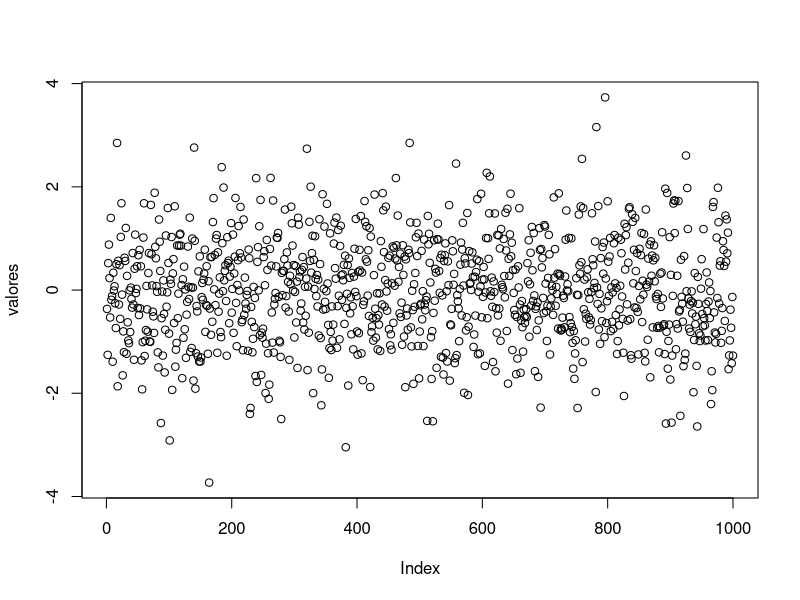
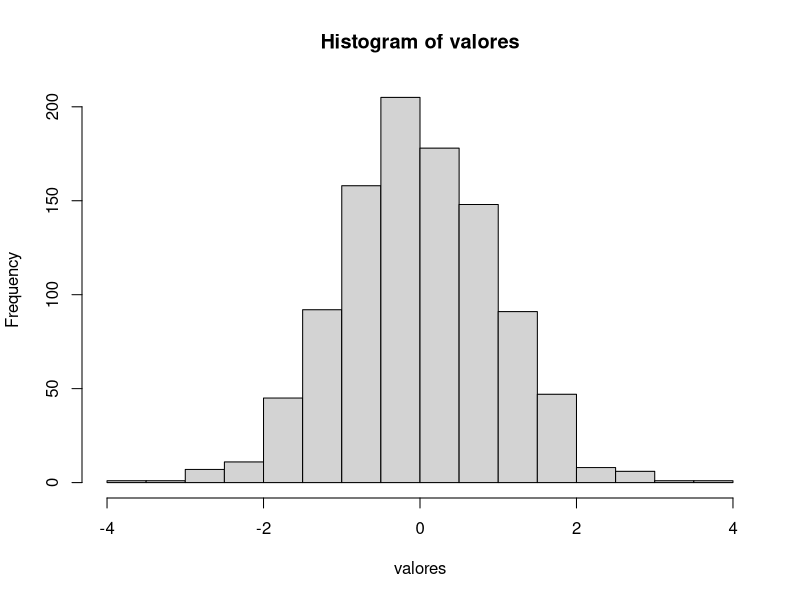

Recreate these plots in R, in order.
## ---- chunk 1
R.version
## ---- chunk 2
getwd()
setwd('~')
getwd()
list.files()
## ---- chunk 3
help(getwd)
?getwd
## ---- chunk 4
#install.packages('rpart')
## ---- chunk 5
pi <- 3.1415
e = 2.7182
i <- ((e ^ 2) + 45)/pi
pi
e
i
## ---- chunk 6
ls()
rm(i)
## ---- chunk 7
a = c('Geraldo', 'Marcelo', 'Luis')
a
## ---- chunk 8
a = c(1,2,3,4,5)
b = c(TRUE, FALSE, T, F)
d = c(1, NA, 3)
a
b
d
## ---- chunk 9
lucros <- c(100, 50, 10, 70)
lucros[2]
lucros[1:4]
## ---- chunk 10
lucros[2] <- 80
lucros[2]
lucros[1:4] <- c(70, 10, 50, 100)
lucros
## ---- chunk 11
prejuizo <- c()
prejuizo
mais_prejuizo <- vector()
mais_prejuizo
## ---- chunk 12
v = c(4, 7, 23.5, 76, 80)
v * 2
sqrt(v)
## ---- chunk 13
v1 = c(1, 2, 3, 4, 5, 6)
v2 = c(1, 2, 3, 4, 5, 6)
v1 + v2
v1 - v2
v1 ^ v2
## ---- chunk 14
v1 = c(1, 2, 3, 4, 5, 6)
v2 = c(1, 2, 3)
v1 + v2
v1 - v2
v1 ^ v2
## ---- chunk 15
v1 = c(1, 2, 3, 4, 5, 6)
v2 = c(1, 2, 3, 4)
v1 + v2
v1 - v2
v1 ^ v2
## ---- chunk 16
civil = c('solteiro', 'casado', 'casado', 'solteiro', 'solteiro')
estado = factor(civil)
estado
## ---- chunk 17
civil = factor(c('solteiro', 'solteiro', 'solteiro'), levels=c('casado', 'solteiro'))
civil
## ---- chunk 18
table(civil)
## ---- chunk 19
sexo <- factor(c('f', 'm', 'm', 'm', 'f', 'm', 'f', 'm', 'f', 'f'))
idade <- factor(c('adulto', 'adulto', 'jovem', 'jovem', 'adulto', 'adulto', 'adulto', 'jovem', 'adulto', 'jovem'))
aux = table(sexo, idade)
aux
## ---- chunk 20
prop.table(aux, 1)
prop.table(aux, 2)
## ---- chunk 21
1:10
10:(15 - 1)
10:15 - 1
5:0
## ---- chunk 22
seq(-4, 1, 0.1)
seq(from=1, to=10, length=100)
## ---- chunk 23
rep(5, 10)
rep("yep", 3)
rep(1:3, 5)
rep(1:5, length.out=7)
## ---- chunk 24
rnorm(10)
rnorm(10, mean=0, sd=1)
rt(10, df = 100)
## ---- chunk 25
valores = rnorm(1000) 
plot(valores)
hist(valores)
## ---- chunk 26
frutas = c('banana', 'maca', 'pera', 'uva', 'melancia')
idx = c(1,2,5)
frutas[idx]
## ---- chunk 27
frutas = rnorm(100, mean=0, sd=1)
frutas[frutas > 0]
frutas[frutas < -0.5 | frutas > 0.5]

## ---- chunk 28
idh = c(0.7, 0.8, 0.7, 0.8, 0.9)
names(idh) = c('BR', 'CH', 'EUA', 'FR', 'AL')
idh
## ---- chunk 29
idh[c('BR', 'AL')]
## ---- chunk 30
vendas <- c(45, 23, 66, 77, 33, 44, 56, 12, 78, 23, 78, 90)
vendas
dim(vendas) <- c(3, 4)
vendas
## ---- chunk 31
vendas <- matrix(c(45, 23, 66, 77, 33, 44, 56, 12, 78, 23, 78, 90), nrow=3, ncol=4)
vendas
## ---- chunk 32
rownames(vendas) = c('loja1', 'loja2', 'loja3')
colnames(vendas) = c('elet', 'livro', 'coz', 'info')
vendas
## ---- chunk 33
vendas['loja1',]
vendas[,'livro']
vendas['loja1', 'livro']
## ---- chunk 34
cbind(vendas, farm=c(60, 50, 0))
rbind(vendas, loja4=c(78, 23, 78, 90))
## ---- chunk 35
m1 = matrix(c(5, 4, 6, 3, 10, 7), 2, 3, byrow=T)
m2 = matrix(c(2, 1, 5, 3, 3, 8), 2, 3, byrow=T)
m1
m2
m1 + m2
m1 * m2
m1 ^ m2
## ---- chunk 36
m1 = matrix(c(5, 4, 6, 3, 10, 7), 2, 3, byrow=T)
m2 = t(m2)
m1
m2
m1 %*% m2
## ---- chunk 37
vendas <- c(45, 23, 66, 77, 33, 44, 56, 12, 78, 23, 78, 90)
vendas
dim(vendas) <- c(3, 2, 2)
vendas
## ---- chunk 38
vendas <- array(c(45, 23, 66, 77, 33, 44, 56, 12, 78, 23, 78, 90), dim=c(3, 2, 2))
vendas
## ---- chunk 39
aluno = list(numero = 20023441, nome = "Joao da Silva", notas = c(10, 9, 7, 10))
aluno
aluno[[1]]
aluno$numero
names(aluno)
## ---- chunk 40
aluno$pais = 'Br'
aluno
## ---- chunk 41
joao = list(numero = 20023441, nome = 'Joao da Silva', notas = c(10, 9, 7, 10), pais='Br')
ana = list(numero = 20023356, nome = 'Ana da Silva', notas = c(10, 10, 8, 9), pais='Br')
maria = list(numero = 20032459, nome = 'Maria Joana', notas = c(9, 10, 8, 7), pais='Br')
alunos = list(joao, ana, maria)
alunos
## ---- chunk 42
notas = data.frame(numero = c(20023441, 20023356, 20032459, 20045654, 19054321), curso=c('BCC', 'BCC', 'BCC', 'EComp', 'EComp'), turma = c('Turma A', 'Turma A', 'Turma C', 'Turma B', 'Turma B'), notas = c(8.3, 9.3, 7.2, 8.5, 8.9), mencao=c('MS', 'SS', 'MS', 'MS', 'MS'))
notas
## ---- chunk 43
notas[notas$curso == 'BCC',]
notas[notas$mencao == 'SS',]
notas[notas$curso == 'BCC', 'turma']
